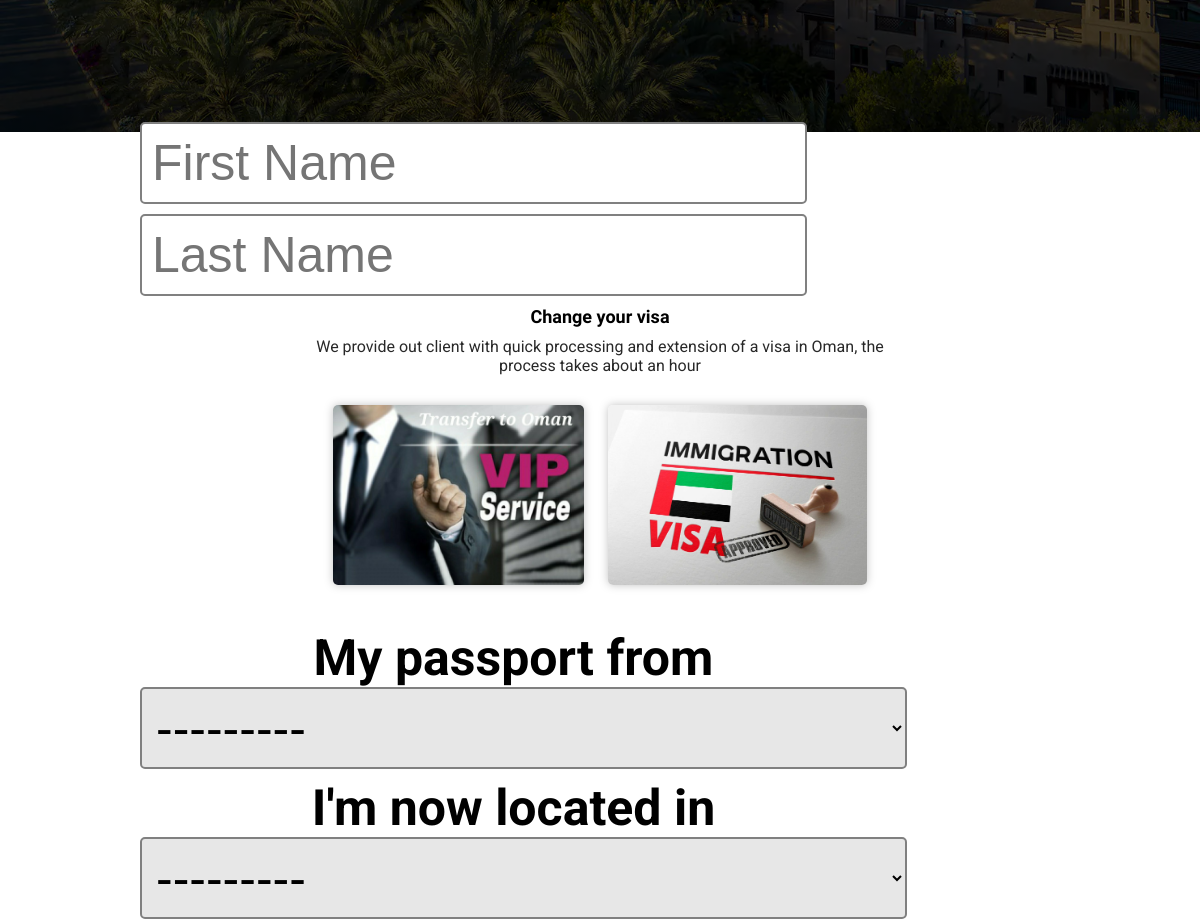
The app's page / (middle part), older data.
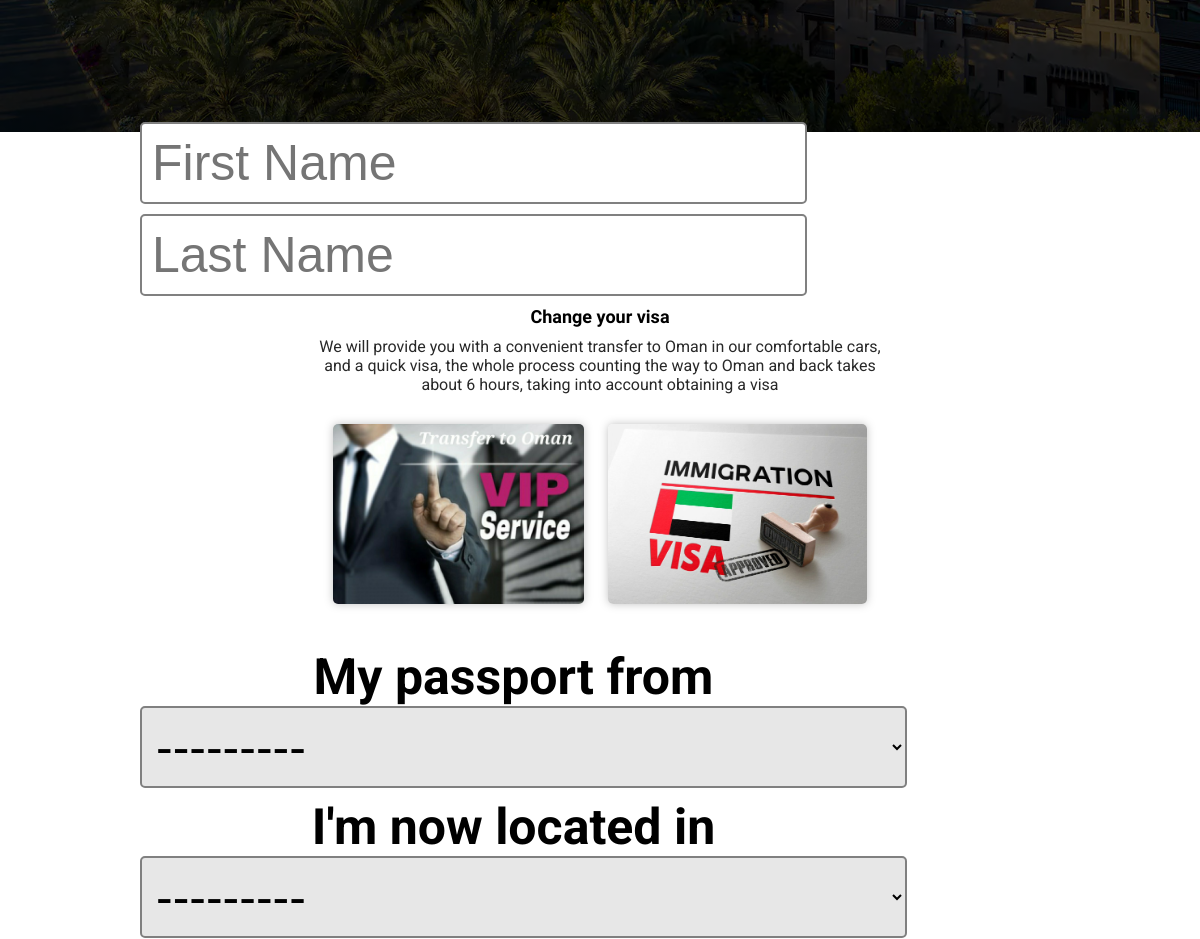
The same page, newer data.
### main/models.py (models this page shows, shortened)
class Text(models.Model):
	related = models.ForeignKey(TextBlock, on_delete=models.CASCADE, related_name='texts')
	language = models.CharField(max_length=2)
	text = models.TextField(unique=True)
	source = models.BooleanField(default=False)

### main/views.py (the view, shortened to what this page needs)
# urls.py: path('', views.dubai_main_page, name='main_page'),
def dubai_main_page(request):
	note = None
	form = DubaiVisaRequestForm()
	if request.method == 'GET':
		note = None
	return _render(request, 'main/dubai_main.html', context={'form': form, 'note':note})

### main/views.py (called while the page is built)
def get_texts(lang):
	texts = {}
	for block in TextBlock.objects.all():
		try:
			texts[block.title] = block.texts.filter(language=lang)[0]
		except IndexError:
			print('Missing text for "', block.title, '" for ', lang)
	return {'texts': texts}

def _render(req, template, context={}, from_page='any', req_form=True):
	lang = 'en'
	if 'lang' in req.COOKIES:
		if req.method == 'POST':
			form = RequestForm(req.POST)
			if form.is_valid():
				db_req = form.save(commit=False)
				db_req.from_page = from_page
				db_req.save()
		context['texts'] = get_texts(req.COOKIES['lang'])
		req = render(req, template, context)
	else:
		context['texts'] = get_texts(lang)
		req = render(req, template, context)
		req.set_cookie('lang', lang)
	context['req_form'] = RequestForm
	if req_form != True:
		del context['req_form']
	return req

### main/templates/main/dubai_main.html (shortened to what this page needs)
{% extends 'base.html' %}
{% load static %}
{% block content %}
	<form method="post">
		<div class="content__title_back" style="
background: linear-gradient( rgba(0, 0, 0, 0.7) 70%, rgba(0, 0, 0, 0.8) ), url({% static 'imgs/dubai-skyline-at-dusk-jpg_header-144981.avif' %});
background-position: bottom;
background-repeat: no-repeat;
background-size: cover;
min-height: 50vh;
">
</div>
<div class="centered inline-bastards cool-inp-name small-form">
	<div>
		{{ form.first_name }}
	</div>
	<div>
		{{ form.last_name }}
	</div>
</div>
	<div class="content">
		<div class="centered ">
			<div style="text-align: center;">
				<h2>
					{{ texts.texts.dubai_change_visa.text }}
				</h2>
				<div style="max-width: 65ch;">
					{{ texts.texts.dubai_change_visa_exp.text }}
				</div>
			</div>
			<br>
			<div class="inline-bastards" style="text-align: center;">
				<div>
					<img src="{% static 'imgs/van.png' %}" alt="" style="max-width: 30ch; max-height: 20ch;">
				</div>
				<div>
					<img src="{% static 'imgs/visa_approved.jpg' %}" alt="" style="max-width: 30ch; max-height: 20ch">
				</div>
			</div>
		</div>
		<br>
		<br>
		<div class="inline-bastards cool-inp-name centered small-form">
			<div>
				<div style="text-align: center;">
					<h4>
						{{ texts.texts.my_passport_from.text }}
					</h4>
				</div>
				{{ form.passport_registered_at  }}
			</div>
			<div>
				<div style="text-align: center;">
					<h4>
						{{ texts.texts.im_located_in.text }}
					</h4>
				</div>
				{{ form.now_located_in }}
			</div>
		</div>
	</div>
	</form>
</div>
{% endblock %}

### main/templates/base.html (shortened to what this page needs)
{% load static %}
<!DOCTYPE html>
<html lang="en">
<head>
	<link rel="stylesheet" href="{% static 'css/style.css' %}">
</head>
<body>
	<div>
		{% block content %}
		{% endblock %}
	<br>
	<br>
	<br>
</body>
</html>

### main/static/css/style.css (style rules this page uses)
body { font-family: 'Roboto', sans-serif; color: rgb(40, 40, 40); font-size: 18px; }
* { margin: 0; padding: 0 }
.content { max-width: 1200px; margin: 0 auto; }
h2 { color: black; margin:0; margin-bottom: 10px; font-family: 'Raleway', sans-serif; font-size: 28px; }
h4 { color: black; margin-bottom: 0; }
.content__title_back { background-color: green; margin: 0rem 0 0px 0; padding: 30px 0rem 60px 0rem; color: white; text-shadow: 0px 0px 25px black; }
.centered { width: fit-content; margin: 0 auto; }
.cool-inp-name { margin-top: -10px; font-size: 16px; }
.cool-inp-name > div > input, .cool-inp-name > div > select, input { border: 2px solid gray; border-radius: 5px; padding: 10px; margin: 25px; margin-top: -10px; }
.cool-inp-name > div > select, input { margin:0; }
.inline-bastards > div { vertical-align: top; display: inline-block; }
@media only screen and (max-device-width: 1200px) { body { overflow-x:auto; font-size: 16px; } }
@media only screen and (max-device-width: 1200px) { br { content: ""; display: block; height: 20px; } }
@media only screen and (max-device-width: 1200px) { h2 { font-size: 18px; text-align: center; } }
@media only screen and (max-device-width: 1200px) { .small-form > div { margin-left: 10%; margin-bottom: 10px; } }
@media only screen and (max-device-width: 1200px) { .small-form > div > input { min-width: 300px; } }
@media only screen and (max-device-width: 1200px) { h4 { font-size: 50px; } }
@media only screen and (max-device-width: 1200px) { .cool-inp-name > div > input, .cool-inp-name > div > select, input { font-size: 50px; margin: 0; margin-left: 20px; } }

### main/templates/base.html (style rules this page uses)
html { scroll-behavior: smooth; }

### main/templates/main/dubai_main.html (style rules this page uses)
img { border-radius: 5px; box-shadow: 0px 0px 8px rgba(128, 128, 128, 0.479); margin: 10px }
select { background-color: rgb(231, 231, 231); }

Row changes from the older to the newer data that the page shows:
changed Text: texts.dubai_change_visa_exp.text "We provide out client with quick processing and extension of a visa in Oman, the process takes about an hour" → "We will provide you with a convenient transfer to Oman in our comfortable cars, and a quick visa, the whole process counting the way to Oman and back takes about 6 hours, taking into account obtaining a visa"
